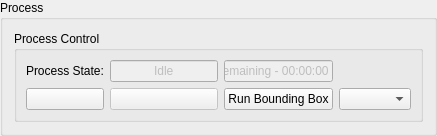
     <widget class="QGroupBox" name="groupBox">
      <property name="title">
       <string>Process</string>
      </property>
      <layout class="QVBoxLayout" name="verticalLayout">
       <item>
        <widget class="QGroupBox" name="process_groupBox">
         <property name="title">
          <string>Process Control</string>
         </property>
         <layout class="QGridLayout" name="gridLayout_2">
          <item row="0" column="4">
           <widget class="QLineEdit" name="time_remaining_edit">
            <property name="enabled">
             <bool>false</bool>
            </property>
            <property name="text">
             <string>Remaining - 00:00:00</string>
            </property>
           </widget>
          </item>
          <item row="0" column="3">
           <widget class="QLineEdit" name="process_state_edit">
            <property name="enabled">
             <bool>false</bool>
            </property>
            <property name="text">
             <string>Idle</string>
            </property>
            <property name="alignment">
             <set>Qt::AlignCenter</set>
            </property>
           </widget>
          </item>
          <item row="1" column="4">
           <widget class="QPushButton" name="run_bounding_box_button">
            <property name="text">
             <string>Run Bounding Box</string>
            </property>
           </widget>
          </item>
          <item row="1" column="3">
           <widget class="QPushButton" name="cancel_process_button">
            <property name="enabled">
             <bool>false</bool>
            </property>
            <property name="text">
             <string/>
            </property>
            <property name="icon">
             <iconset>
              <normaloff>resources/stop.png</normaloff>resources/stop.png</iconset>
            </property>
           </widget>
          </item>
          <item row="0" column="2">
           <widget class="QLabel" name="label_10">
            <property name="text">
             <string>Process State:</string>
            </property>
           </widget>
          </item>
          <item row="1" column="2">
           <widget class="QPushButton" name="toggle_process_button">
            <property name="text">
             <string/>
            </property>
            <property name="icon">
             <iconset>
              <normaloff>resources/start.png</normaloff>resources/start.png</iconset>
            </property>
           </widget>
          </item>
          <item row="1" column="5">
           <widget class="QComboBox" name="bounding_box_step_combobox"/>
          </item>
         </layout>
        </widget>
       </item>
      </layout>
     </widget>
